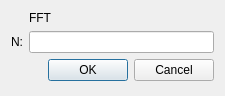
<?xml version="1.0" encoding="UTF-8"?>
<ui version="4.0">
 <class>math</class>
 <widget class="QWidget" name="math">
  <property name="geometry">
   <rect>
    <x>0</x>
    <y>0</y>
    <width>225</width>
    <height>96</height>
   </rect>
  </property>
  <property name="windowTitle">
   <string>Form</string>
  </property>
  <layout class="QFormLayout" name="formLayout">
   <item row="0" column="1">
    <widget class="QLabel" name="label_3">
     <property name="text">
      <string>FFT</string>
     </property>
    </widget>
   </item>
   <item row="1" column="0">
    <widget class="QLabel" name="label">
     <property name="text">
      <string>N:</string>
     </property>
    </widget>
   </item>
   <item row="1" column="1">
    <widget class="QLineEdit" name="n"/>
   </item>
   <item row="3" column="1">
    <widget class="QDialogButtonBox" name="buttonBox">
     <property name="standardButtons">
      <set>QDialogButtonBox::Cancel|QDialogButtonBox::Ok</set>
     </property>
    </widget>
   </item>
  </layout>
 </widget>
 <resources/>
 <connections/>
</ui>
